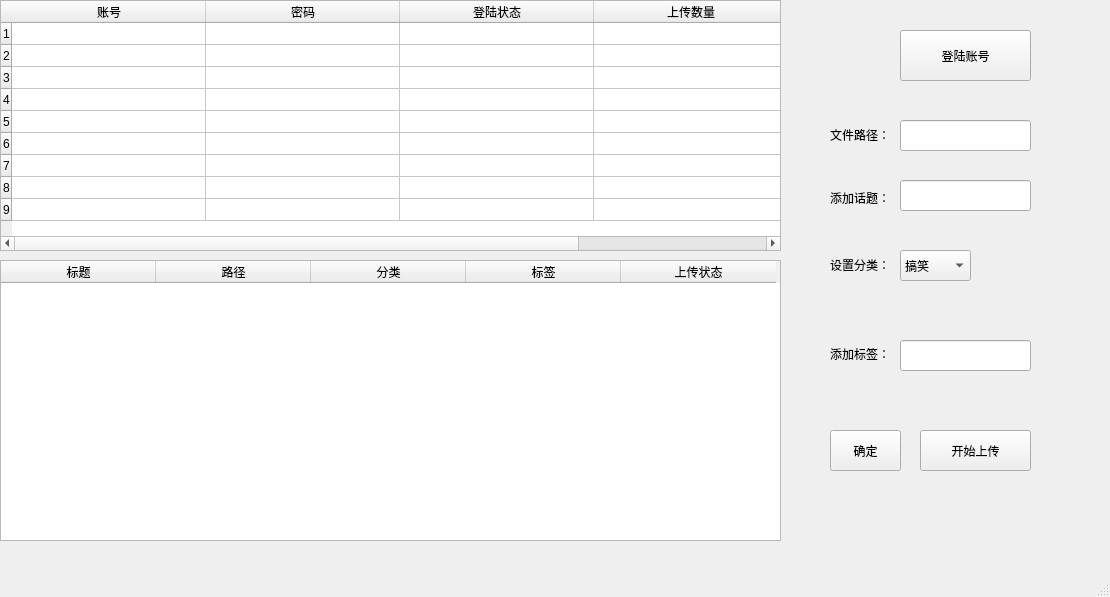
<?xml version="1.0" encoding="UTF-8"?>
<ui version="4.0">
 <class>mainWindow</class>
 <widget class="QMainWindow" name="mainWindow">
  <property name="geometry">
   <rect>
    <x>0</x>
    <y>0</y>
    <width>1110</width>
    <height>597</height>
   </rect>
  </property>
  <property name="windowTitle">
   <string>迅雷号</string>
  </property>
  <widget class="QWidget" name="centralwidget">
   <widget class="QTableWidget" name="tableWidget">
    <property name="geometry">
     <rect>
      <x>0</x>
      <y>0</y>
      <width>781</width>
      <height>251</height>
     </rect>
    </property>
    <property name="midLineWidth">
     <number>0</number>
    </property>
    <property name="iconSize">
     <size>
      <width>0</width>
      <height>0</height>
     </size>
    </property>
    <property name="textElideMode">
     <enum>Qt::ElideMiddle</enum>
    </property>
    <property name="horizontalScrollMode">
     <enum>QAbstractItemView::ScrollPerItem</enum>
    </property>
    <property name="sortingEnabled">
     <bool>false</bool>
    </property>
    <property name="wordWrap">
     <bool>false</bool>
    </property>
    <attribute name="horizontalHeaderVisible">
     <bool>true</bool>
    </attribute>
    <attribute name="horizontalHeaderCascadingSectionResizes">
     <bool>false</bool>
    </attribute>
    <attribute name="horizontalHeaderDefaultSectionSize">
     <number>194</number>
    </attribute>
    <attribute name="horizontalHeaderShowSortIndicator" stdset="0">
     <bool>false</bool>
    </attribute>
    <attribute name="horizontalHeaderStretchLastSection">
     <bool>false</bool>
    </attribute>
    <attribute name="verticalHeaderVisible">
     <bool>true</bool>
    </attribute>
    <attribute name="verticalHeaderCascadingSectionResizes">
     <bool>false</bool>
    </attribute>
    <attribute name="verticalHeaderDefaultSectionSize">
     <number>22</number>
    </attribute>
    <attribute name="verticalHeaderHighlightSections">
     <bool>true</bool>
    </attribute>
    <attribute name="verticalHeaderShowSortIndicator" stdset="0">
     <bool>false</bool>
    </attribute>
    <attribute name="verticalHeaderStretchLastSection">
     <bool>false</bool>
    </attribute>
    <row>
     <property name="text">
      <string>1</string>
     </property>
    </row>
    <row>
     <property name="text">
      <string>2</string>
     </property>
    </row>
    <row>
     <property name="text">
      <string>3</string>
     </property>
    </row>
    <row>
     <property name="text">
      <string>4</string>
     </property>
    </row>
    <row>
     <property name="text">
      <string>5</string>
     </property>
    </row>
    <row>
     <property name="text">
      <string>6</string>
     </property>
    </row>
    <row>
     <property name="text">
      <string>7</string>
     </property>
    </row>
    <row>
     <property name="text">
      <string>8</string>
     </property>
    </row>
    <row>
     <property name="text">
      <string>9</string>
     </property>
    </row>
    <column>
     <property name="text">
      <string>账号</string>
     </property>
    </column>
    <column>
     <property name="text">
      <string>密码</string>
     </property>
    </column>
    <column>
     <property name="text">
      <string>登陆状态</string>
     </property>
    </column>
    <column>
     <property name="text">
      <string>上传数量</string>
     </property>
    </column>
   </widget>
   <widget class="QTableWidget" name="tableWidget_2">
    <property name="geometry">
     <rect>
      <x>0</x>
      <y>260</y>
      <width>781</width>
      <height>281</height>
     </rect>
    </property>
    <attribute name="horizontalHeaderDefaultSectionSize">
     <number>155</number>
    </attribute>
    <column>
     <property name="text">
      <string>标题</string>
     </property>
    </column>
    <column>
     <property name="text">
      <string>路径</string>
     </property>
    </column>
    <column>
     <property name="text">
      <string>分类</string>
     </property>
    </column>
    <column>
     <property name="text">
      <string>标签</string>
     </property>
    </column>
    <column>
     <property name="text">
      <string>上传状态</string>
     </property>
    </column>
   </widget>
   <widget class="QPushButton" name="pushButton">
    <property name="geometry">
     <rect>
      <x>900</x>
      <y>30</y>
      <width>131</width>
      <height>51</height>
     </rect>
    </property>
    <property name="text">
     <string>登陆账号</string>
    </property>
   </widget>
   <widget class="QLabel" name="label_3">
    <property name="geometry">
     <rect>
      <x>830</x>
      <y>114</y>
      <width>81</width>
      <height>41</height>
     </rect>
    </property>
    <property name="text">
     <string>文件路径：</string>
    </property>
   </widget>
   <widget class="QLineEdit" name="lineEdit_2">
    <property name="geometry">
     <rect>
      <x>900</x>
      <y>120</y>
      <width>131</width>
      <height>31</height>
     </rect>
    </property>
   </widget>
   <widget class="QLabel" name="label_2">
    <property name="geometry">
     <rect>
      <x>830</x>
      <y>177</y>
      <width>75</width>
      <height>41</height>
     </rect>
    </property>
    <property name="text">
     <string>添加话题：</string>
    </property>
   </widget>
   <widget class="QLineEdit" name="lineEdit_3">
    <property name="geometry">
     <rect>
      <x>900</x>
      <y>180</y>
      <width>131</width>
      <height>31</height>
     </rect>
    </property>
   </widget>
   <widget class="QLabel" name="label">
    <property name="geometry">
     <rect>
      <x>830</x>
      <y>220</y>
      <width>81</width>
      <height>89</height>
     </rect>
    </property>
    <property name="text">
     <string>设置分类：</string>
    </property>
   </widget>
   <widget class="QComboBox" name="comboBox">
    <property name="geometry">
     <rect>
      <x>900</x>
      <y>250</y>
      <width>71</width>
      <height>31</height>
     </rect>
    </property>
    <item>
     <property name="text">
      <string>搞笑</string>
     </property>
    </item>
    <item>
     <property name="text">
      <string>美女</string>
     </property>
    </item>
    <item>
     <property name="text">
      <string>影视</string>
     </property>
    </item>
    <item>
     <property name="text">
      <string>社会</string>
     </property>
    </item>
    <item>
     <property name="text">
      <string>娱乐</string>
     </property>
    </item>
    <item>
     <property name="text">
      <string>才艺</string>
     </property>
    </item>
    <item>
     <property name="text">
      <string>美食</string>
     </property>
    </item>
    <item>
     <property name="text">
      <string>动物</string>
     </property>
    </item>
    <item>
     <property name="text">
      <string>奇趣</string>
     </property>
    </item>
    <item>
     <property name="text">
      <string>游戏</string>
     </property>
    </item>
    <item>
     <property name="text">
      <string>时尚</string>
     </property>
    </item>
    <item>
     <property name="text">
      <string>萌娃</string>
     </property>
    </item>
    <item>
     <property name="text">
      <string>新闻</string>
     </property>
    </item>
    <item>
     <property name="text">
      <string>旅游</string>
     </property>
    </item>
    <item>
     <property name="text">
      <string>体育</string>
     </property>
    </item>
    <item>
     <property name="text">
      <string>科技</string>
     </property>
    </item>
    <item>
     <property name="text">
      <string>动漫</string>
     </property>
    </item>
    <item>
     <property name="text">
      <string>教育</string>
     </property>
    </item>
    <item>
     <property name="text">
      <string>母婴</string>
     </property>
    </item>
    <item>
     <property name="text">
      <string>生活</string>
     </property>
    </item>
    <item>
     <property name="text">
      <string>汽车</string>
     </property>
    </item>
    <item>
     <property name="text">
      <string>情感</string>
     </property>
    </item>
    <item>
     <property name="text">
      <string>其他</string>
     </property>
    </item>
   </widget>
   <widget class="QLabel" name="label_4">
    <property name="geometry">
     <rect>
      <x>830</x>
      <y>310</y>
      <width>71</width>
      <height>88</height>
     </rect>
    </property>
    <property name="text">
     <string>添加标签：</string>
    </property>
   </widget>
   <widget class="QLineEdit" name="lineEdit">
    <property name="geometry">
     <rect>
      <x>900</x>
      <y>340</y>
      <width>131</width>
      <height>31</height>
     </rect>
    </property>
   </widget>
   <widget class="QPushButton" name="pushButton_2">
    <property name="geometry">
     <rect>
      <x>830</x>
      <y>430</y>
      <width>71</width>
      <height>41</height>
     </rect>
    </property>
    <property name="text">
     <string>确定</string>
    </property>
   </widget>
   <widget class="QPushButton" name="pushButton_3">
    <property name="geometry">
     <rect>
      <x>920</x>
      <y>430</y>
      <width>111</width>
      <height>41</height>
     </rect>
    </property>
    <property name="text">
     <string>开始上传</string>
    </property>
   </widget>
  </widget>
  <widget class="QMenuBar" name="menubar">
   <property name="geometry">
    <rect>
     <x>0</x>
     <y>0</y>
     <width>1110</width>
     <height>26</height>
    </rect>
   </property>
  </widget>
  <widget class="QStatusBar" name="statusBar"/>
 </widget>
 <resources/>
 <connections/>
</ui>
